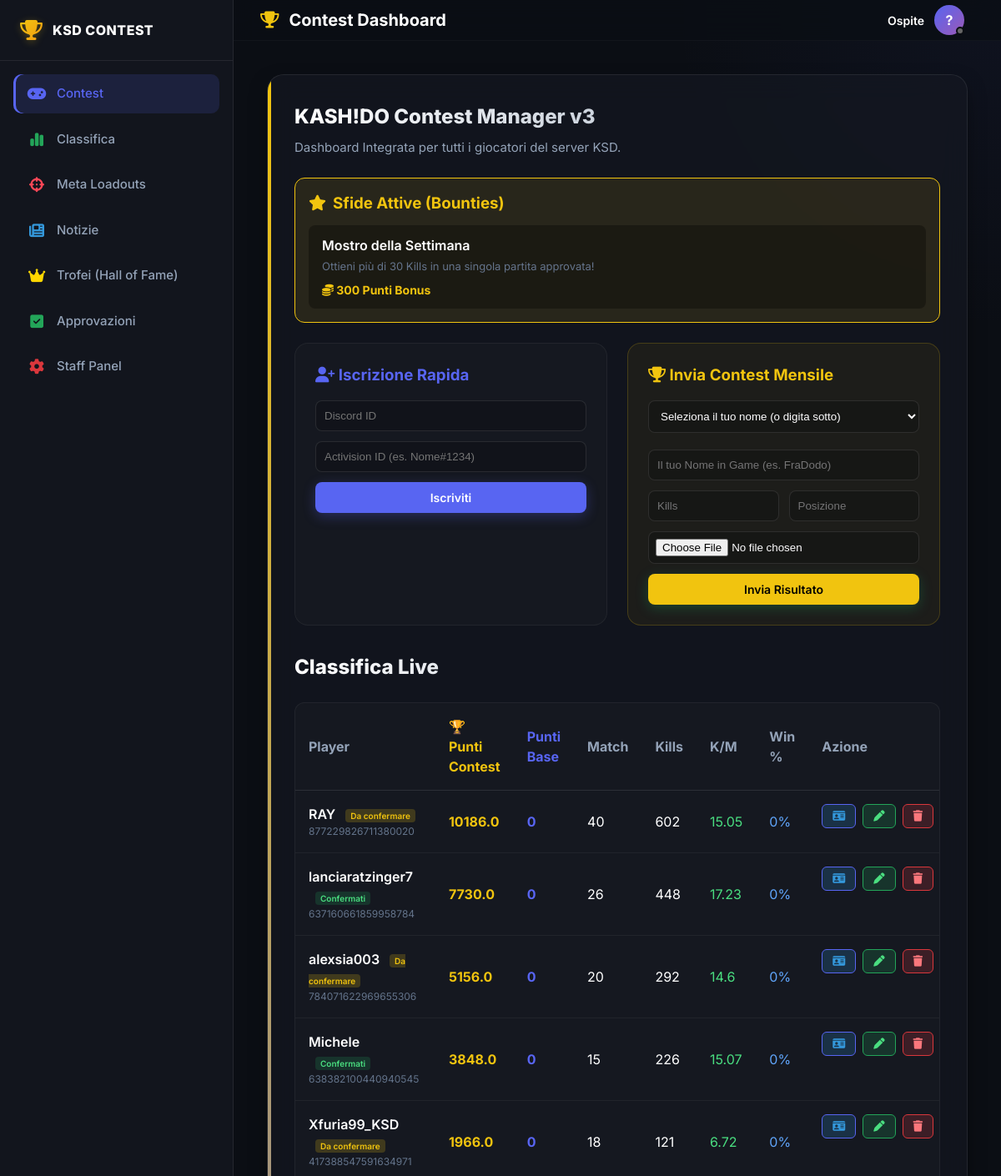
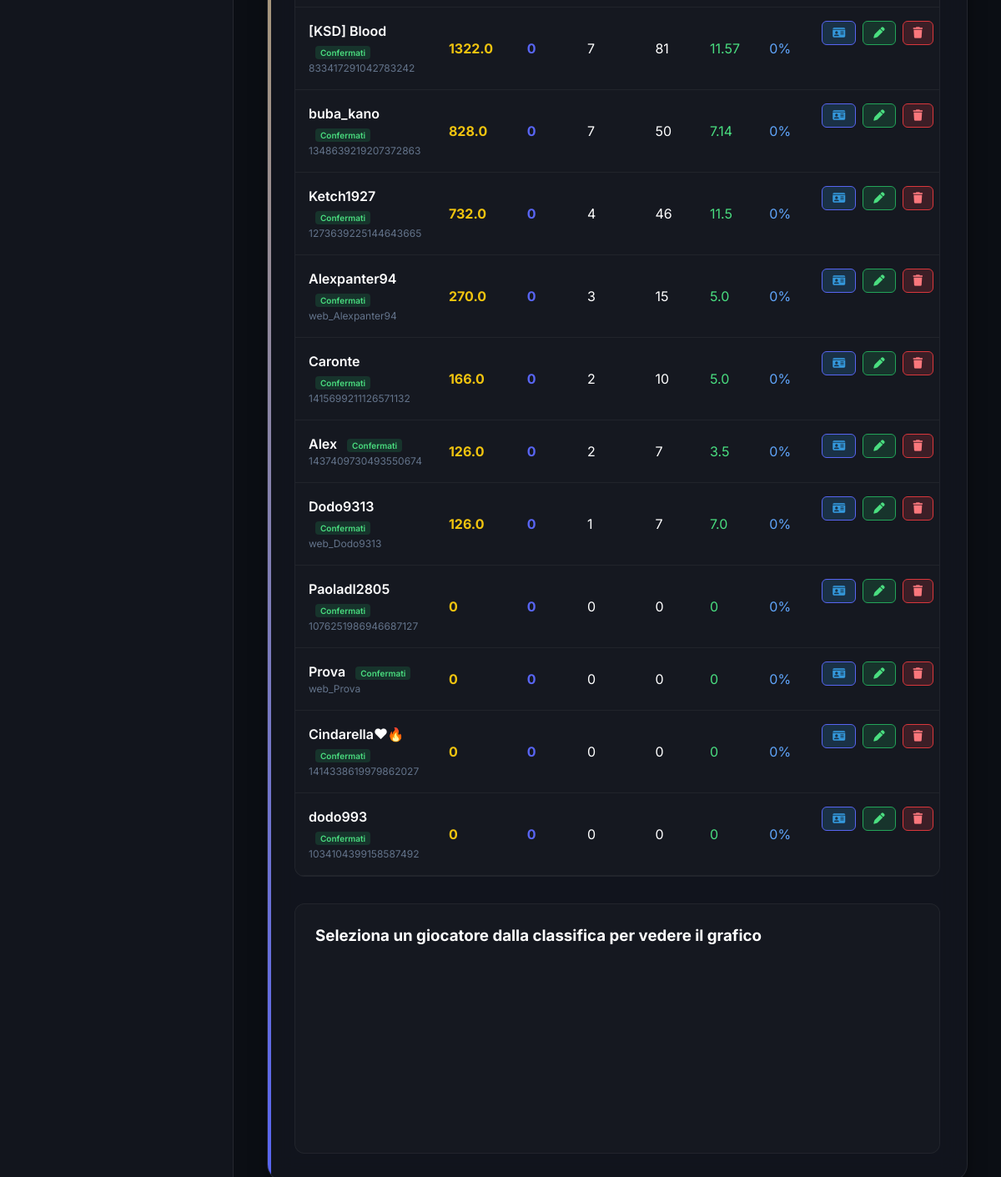
The page / on the database its author committed (2 pictures, top to bottom).
### tables this page shows
CREATE TABLE bounties (
            id INTEGER PRIMARY KEY AUTOINCREMENT,
            title TEXT,
            description TEXT,
            reward_points INTEGER,
            active INTEGER DEFAULT 1
        );

CREATE TABLE players (
            discord_id TEXT PRIMARY KEY,
            activision_id TEXT NOT NULL,
            points INTEGER DEFAULT 0,
            matches_played INTEGER DEFAULT 0,
            total_kills INTEGER DEFAULT 0,
            total_damage INTEGER DEFAULT 0,
            wins INTEGER DEFAULT 0
        , contest_points REAL DEFAULT 0);

### web/app.py (the view)
@app.get("/", response_class=HTMLResponse)
async def read_root(request: Request, error: str = None, success: str = None):
    players = database.get_all_players()
    for p in players:
        mp = p.get('matches_played', 0)
        p['kd_ratio'] = round(p.get('total_kills', 0) / mp, 2) if mp > 0 else 0
        p['avg_damage'] = round(p.get('total_damage', 0) / mp) if mp > 0 else 0
        p['win_rate'] = f"{round((p.get('wins', 0) / mp) * 100)}%" if mp > 0 else "0%"
    bounties = database.get_active_bounties()
    return templates.TemplateResponse(request=request, name="index.html", context={"players": players, "bounties": bounties, "error": error, "success": success})

### web/templates/index.html (shortened to what this page needs)
<!DOCTYPE html>
<html lang="it">
<head>
  <link rel="stylesheet" href="https://cdnjs.cloudflare.com/ajax/libs/font-awesome/6.4.0/css/all.min.css">
  <link rel="stylesheet" href="/static/style.css">
</head>
<body>
  <div id="app">
    <nav class="sidebar">
      <div class="sidebar-header">
        <i class="fa-solid fa-trophy brand-icon"></i>
        <span class="brand-text">KSD CONTEST</span>
      </div>
      <div class="sidebar-menu">
        <a href="#sec-contest" class="menu-item active">
          <i class="fa-solid fa-gamepad menu-icon"></i>
          <span>Contest</span>
        </a>
        <a href="#sec-classifica" class="menu-item" id="navClassifica">
          <i class="fa-solid fa-chart-simple menu-icon" style="color: var(--accent-green)"></i>
          <span>Classifica</span>
        </a>
        <a href="/loadouts" class="menu-item">
          <i class="fa-solid fa-crosshairs menu-icon" style="color: #ff4757"></i>
          <span>Meta Loadouts</span>
        </a>
        <a href="/news" class="menu-item">
          <i class="fa-solid fa-newspaper menu-icon" style="color: #3498db"></i>
          <span>Notizie</span>
        </a>
        <a href="/trofei" class="menu-item">
          <i class="fa-solid fa-crown menu-icon" style="color: #ffd700"></i>
          <span>Trofei (Hall of Fame)</span>
        </a>
        <a href="/admin" class="menu-item">
          <i class="fa-solid fa-square-check menu-icon" style="color: var(--accent-green)"></i>
          <span>Approvazioni</span>
        </a>
        <a href="/admin" class="menu-item">
          <i class="fa-solid fa-gear menu-icon" style="color: var(--accent-red)"></i>
          <span>Staff Panel</span>
        </a>
      </div>
    </nav>
    <main class="main-content">
      <header class="top-bar">
        <div class="page-title">
          <i class="fa-solid fa-trophy"></i>
          <span>Contest Dashboard</span>
        </div>
        <div class="user-profile">
          <span id="userNameDisplay" style="font-weight: 600; font-size: 14px;">Ospite</span>
          <div class="avatar" id="userAvatar">
            ?
            <div class="status-indicator" style="background-color: #666"></div>
          </div>
        </div>
      </header>
      <div class="content-wrapper">
        <div class="contest-card">
          <div class="card-header" id="sec-contest">
            <h1 class="card-title">KASH!DO Contest Manager v3</h1>
            <p class="card-subtitle">Dashboard Integrata per tutti i giocatori del server KSD.</p>
          </div>
          {% if bounties %}
          <div style="background: rgba(241, 196, 15, 0.1); border: 1px solid var(--accent-gold); padding: 16px; border-radius: 12px; margin-bottom: 24px;">
            <h3 style="color: var(--accent-gold); margin-bottom: 12px; display: flex; align-items: center; gap: 8px;">
              <i class="fa-solid fa-star"></i> Sfide Attive (Bounties)
            </h3>
            <div style="display: flex; gap: 16px; flex-wrap: wrap;">
              {% for b in bounties %}
              <div style="background: rgba(0,0,0,0.3); padding: 12px 16px; border-radius: 8px; flex: 1; min-width: 250px;">
                <div style="font-weight: 600; color: white; margin-bottom: 4px;">{{ b.title }}</div>
                <div style="font-size: 13px; color: var(--text-muted); margin-bottom: 8px;">{{ b.description }}</div>
                <div style="color: var(--accent-gold); font-weight: bold; font-size: 14px;"><i class="fa-solid fa-coins"></i> {{ b.reward_points }} Punti Bonus</div>
              </div>
              {% endfor %}
            </div>
          </div>
          {% endif %}
          <div style="display: flex; gap: 24px; flex-wrap: wrap; margin-bottom: 32px;">
            <div style="flex: 1; min-width: 300px; background: rgba(255,255,255,0.02); padding: 24px; border-radius: 16px; border: 1px solid rgba(255,255,255,0.05);">
              <h3 style="color: var(--accent-blue); margin-bottom: 16px;"><i class="fa-solid fa-user-plus"></i> Iscrizione Rapida</h3>
              <form action="/register" method="POST" style="display: flex; flex-direction: column; gap: 12px;">
                <input type="text" name="discord_id" required placeholder="Discord ID" style="background: rgba(0,0,0,0.2); border: 1px solid rgba(255,255,255,0.1); padding: 10px; border-radius: 8px; color: white; width: 100%;">
                <input type="text" name="activision_id" required placeholder="Activision ID (es. Nome#1234)" style="background: rgba(0,0,0,0.2); border: 1px solid rgba(255,255,255,0.1); padding: 10px; border-radius: 8px; color: white; width: 100%;">
                <button type="submit" class="btn btn-secondary" style="width: 100%; justify-content: center;">Iscriviti</button>
              </form>
            </div>
            <div style="flex: 1; min-width: 300px; background: rgba(241, 196, 15, 0.05); padding: 24px; border-radius: 16px; border: 1px solid rgba(241, 196, 15, 0.2);" id="sec-invia">
              <h3 style="color: var(--accent-gold); margin-bottom: 16px;"><i class="fa-solid fa-trophy"></i> Invia Contest Mensile</h3>
              <form action="/upload_contest" method="POST" enctype="multipart/form-data" style="display: flex; flex-direction: column; gap: 12px;">
                <select id="player_select" onchange="document.getElementById('player_name_input').value = this.value;" style="background: rgba(0,0,0,0.2); border: 1px solid rgba(255,255,255,0.1); padding: 10px; border-radius: 8px; color: white; width: 100%; margin-bottom: 8px;">
                  <option value="">Seleziona il tuo nome (o digita sotto)</option>
                </select>
                <input type="text" id="player_name_input" name="player_name" required placeholder="Il tuo Nome in Game (es. FraDodo)" style="background: rgba(0,0,0,0.2); border: 1px solid rgba(255,255,255,0.1); padding: 10px; border-radius: 8px; color: white; width: 100%;">
                <div style="display: flex; gap: 12px; width: 100%;">
                  <input type="number" name="kills" required placeholder="Kills" style="background: rgba(0,0,0,0.2); border: 1px solid rgba(255,255,255,0.1); padding: 10px; border-radius: 8px; color: white; width: 50%;">
                  <input type="number" name="posizione" required placeholder="Posizione" style="background: rgba(0,0,0,0.2); border: 1px solid rgba(255,255,255,0.1); padding: 10px; border-radius: 8px; color: white; width: 50%;">
                </div>
                <input type="file" name="screenshot" accept="image/*" required style="background: rgba(0,0,0,0.2); border: 1px solid rgba(255,255,255,0.1); padding: 8px; border-radius: 8px; color: white; width: 100%;">
                <button type="submit" class="btn btn-primary" style="width: 100%; justify-content: center; background-color: var(--accent-gold); color: black;">Invia Risultato</button>
              </form>
            </div>
          </div>
          <div class="card-header" id="sec-classifica">
            <h1 class="card-title">Classifica Live</h1>
          </div>
          <div style="overflow-x: auto; margin-bottom: 32px; background: rgba(255,255,255,0.02); border-radius: 12px; border: 1px solid rgba(255,255,255,0.05);">
            <table style="width: 100%; border-collapse: collapse; text-align: left;">
              <thead>
                <tr style="border-bottom: 1px solid rgba(255,255,255,0.1);">
                  <th style="padding: 16px; color: var(--text-secondary);">Player</th>
                  <th style="padding: 16px; color: var(--accent-gold);">🏆 Punti Contest</th>
                  <th style="padding: 16px; color: var(--accent-blue);">Punti Base</th>
                  <th style="padding: 16px; color: var(--text-secondary);">Match</th>
                  <th style="padding: 16px; color: var(--text-secondary);">Kills</th>
                  <th style="padding: 16px; color: var(--text-secondary);">K/M</th>
                  <th style="padding: 16px; color: var(--text-secondary);">Win %</th>
                  <th style="padding: 16px; color: var(--text-secondary);">Azione</th>
                </tr>
              </thead>
              <tbody>
                {% for p in players %}
                <tr style="border-bottom: 1px solid rgba(255,255,255,0.05); transition: 0.2s; cursor: pointer;" onclick="loadPlayerChart('{{ p.discord_id }}', '{{ p.activision_id }}')">
                  <td style="padding: 16px;">
                    <div style="font-weight: 600; color: white;">
                      {{ p.activision_id }}
                      {% if p.has_pending %}
                        <span style="font-size: 10px; background: rgba(241, 196, 15, 0.2); color: var(--accent-gold); padding: 2px 6px; border-radius: 4px; margin-left: 8px;">Da confermare</span>
                      {% else %}
                        <span style="font-size: 10px; background: rgba(35, 165, 89, 0.2); color: #4ade80; padding: 2px 6px; border-radius: 4px; margin-left: 8px;">Confermati</span>
                      {% endif %}
                    </div>
                    <div style="font-size: 12px; color: var(--text-muted);">{{ p.discord_id }}</div>
                  </td>
                  <td style="padding: 16px; font-weight: bold; color: var(--accent-gold);">{{ p.contest_points or 0 }}</td>
                  <td style="padding: 16px; font-weight: bold; color: var(--accent-blue);">{{ p.points }}</td>
                  <td style="padding: 16px;">{{ p.matches_played }}</td>
                  <td style="padding: 16px;">{{ p.total_kills }}</td>
                  <td style="padding: 16px; color: #4ade80;">{{ p.kd_ratio }}</td>
                  <td style="padding: 16px; color: #60a5fa;">{{ p.win_rate }}</td>
                  <td style="padding: 16px; display: flex; gap: 8px; justify-content: flex-start;" onclick="event.stopPropagation()">
                    <button onclick="promptEditPlayerName('{{ p.discord_id }}', '{{ p.activision_id }}')" style="background: rgba(52, 152, 219, 0.2); border: 1px solid var(--accent-blue); color: #3498db; padding: 6px 12px; border-radius: 6px; cursor: pointer; transition: 0.2s;" title="Cambia Nome">
                      <i class="fa-solid fa-id-card"></i>
                    </button>
                    <button onclick="promptEditPlayer('{{ p.discord_id }}', '{{ p.activision_id }}')" style="background: rgba(35, 165, 89, 0.2); border: 1px solid var(--accent-green); color: #4ade80; padding: 6px 12px; border-radius: 6px; cursor: pointer; transition: 0.2s;">
                      <i class="fa-solid fa-pen"></i>
                    </button>
                    <button onclick="promptDeletePlayer('{{ p.discord_id }}', '{{ p.activision_id }}')" style="background: rgba(218, 55, 60, 0.2); border: 1px solid var(--accent-red); color: #FA777C; padding: 6px 12px; border-radius: 6px; cursor: pointer; transition: 0.2s;">
                      <i class="fa-solid fa-trash"></i>
                    </button>
                  </td>
                </tr>
                {% else %}
                <tr>
                  <td colspan="5" style="padding: 24px; text-align: center; color: var(--text-muted);">Nessun giocatore registrato.</td>
                </tr>
                {% endfor %}
              </tbody>
            </table>
          </div>
      <div class="chart-container" id="sec-stats" style="margin-top: 32px; padding: 24px; background: rgba(255,255,255,0.02); border-radius: 12px; border: 1px solid rgba(255,255,255,0.05);">
        <h3 style="color: white; margin-bottom: 16px;" id="chartTitle">Seleziona un giocatore dalla classifica per vedere il grafico</h3>
      </div>
    </div>
  </div>
</main>
</div>
</body>
</html>

### rows shown on the page
bounties: title "Mostro della Settimana", description "Ottieni più di 30 Kills in una singola partita approvata!", reward_points "300"
players: activision_id "RAY", shows "Da confermare", discord_id "877229826711380020", contest_points "10186.0", points "0", matches_played "40", total_kills "602", kd_ratio "15.05", win_rate "0%"
players: activision_id "lanciaratzinger7", shows "Confermati", discord_id "637160661859958784", contest_points "7730.0", points "0", matches_played "26", total_kills "448", kd_ratio "17.23", win_rate "0%"
players: activision_id "alexsia003", shows "Da confermare", discord_id "784071622969655306", contest_points "5156.0", points "0", matches_played "20", total_kills "292", kd_ratio "14.6", win_rate "0%"
players: activision_id "Michele", shows "Confermati", discord_id "638382100440940545", contest_points "3848.0", points "0", matches_played "15", total_kills "226", kd_ratio "15.07", win_rate "0%"
players: activision_id "Xfuria99_KSD", shows "Da confermare", discord_id "417388547591634971", contest_points "1966.0", points "0", matches_played "18", total_kills "121", kd_ratio "6.72", win_rate "0%"
players: activision_id "[KSD] Blood", shows "Confermati", discord_id "833417291042783242", contest_points "1322.0", points "0", matches_played "7", total_kills "81", kd_ratio "11.57", win_rate "0%"
players: activision_id "buba_kano", shows "Confermati", discord_id "1348639219207372863", contest_points "828.0", points "0", matches_played "7", total_kills "50", kd_ratio "7.14", win_rate "0%"
players: activision_id "Ketch1927", shows "Confermati", discord_id "1273639225144643665", contest_points "732.0", points "0", matches_played "4", total_kills "46", kd_ratio "11.5", win_rate "0%"
players: activision_id "Alexpanter94", shows "Confermati", discord_id "web_Alexpanter94", contest_points "270.0", points "0", matches_played "3", total_kills "15", kd_ratio "5.0", win_rate "0%"
players: activision_id "Caronte", shows "Confermati", discord_id "1415699211126571132", contest_points "166.0", points "0", matches_played "2", total_kills "10", kd_ratio "5.0", win_rate "0%"
players: activision_id "Alex", shows "Confermati", discord_id "1437409730493550674", contest_points "126.0", points "0", matches_played "2", total_kills "7", kd_ratio "3.5", win_rate "0%"
players: activision_id "Dodo9313", shows "Confermati", discord_id "web_Dodo9313", contest_points "126.0", points "0", matches_played "1", total_kills "7", kd_ratio "7.0", win_rate "0%"
players: activision_id "Paoladl2805", shows "Confermati", discord_id "1076251986946687127", contest_points "0", points "0", matches_played "0", total_kills "0", kd_ratio "0", win_rate "0%"
players: activision_id "Prova", shows "Confermati", discord_id "web_Prova", contest_points "0", points "0", matches_played "0", total_kills "0", kd_ratio "0", win_rate "0%"
players: activision_id "Cindarella❤🔥", shows "Confermati", discord_id "1414338619979862027", contest_points "0", points "0", matches_played "0", total_kills "0", kd_ratio "0", win_rate "0%"
players: activision_id "dodo993", shows "Confermati", discord_id "1034104399158587492", contest_points "0", points "0", matches_played "0", total_kills "0", kd_ratio "0", win_rate "0%"
